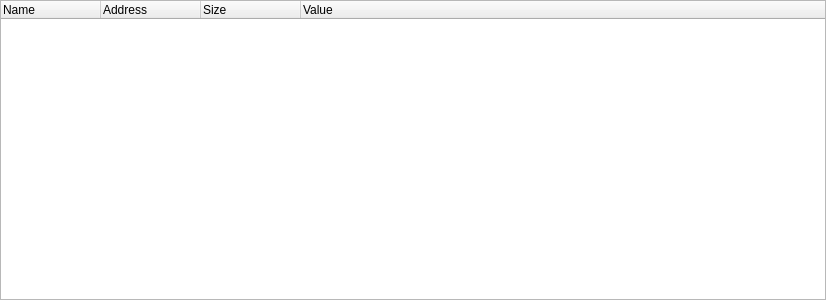
<?xml version="1.0" encoding="UTF-8"?>
<ui version="4.0">
 <class>StructWidget</class>
 <widget class="QWidget" name="StructWidget">
  <property name="geometry">
   <rect>
    <x>0</x>
    <y>0</y>
    <width>826</width>
    <height>300</height>
   </rect>
  </property>
  <property name="contextMenuPolicy">
   <enum>Qt::DefaultContextMenu</enum>
  </property>
  <property name="windowTitle">
   <string>Struct</string>
  </property>
  <property name="windowIcon">
   <iconset resource="../../resource.qrc">
    <normaloff>:/icons/images/struct.png</normaloff>:/icons/images/struct.png</iconset>
  </property>
  <layout class="QHBoxLayout" name="horizontalLayout">
   <property name="spacing">
    <number>0</number>
   </property>
   <property name="leftMargin">
    <number>0</number>
   </property>
   <property name="topMargin">
    <number>0</number>
   </property>
   <property name="rightMargin">
    <number>0</number>
   </property>
   <property name="bottomMargin">
    <number>0</number>
   </property>
   <item>
    <widget class="QTreeWidget" name="treeWidget">
     <property name="contextMenuPolicy">
      <enum>Qt::CustomContextMenu</enum>
     </property>
     <property name="alternatingRowColors">
      <bool>true</bool>
     </property>
     <property name="selectionBehavior">
      <enum>QAbstractItemView::SelectRows</enum>
     </property>
     <attribute name="headerCascadingSectionResizes">
      <bool>false</bool>
     </attribute>
     <column>
      <property name="text">
       <string>Name</string>
      </property>
     </column>
     <column>
      <property name="text">
       <string>Address</string>
      </property>
     </column>
     <column>
      <property name="text">
       <string>Size</string>
      </property>
     </column>
     <column>
      <property name="text">
       <string>Value</string>
      </property>
     </column>
    </widget>
   </item>
  </layout>
 </widget>
 <resources>
  <include location="../../resource.qrc"/>
 </resources>
 <connections/>
</ui>
